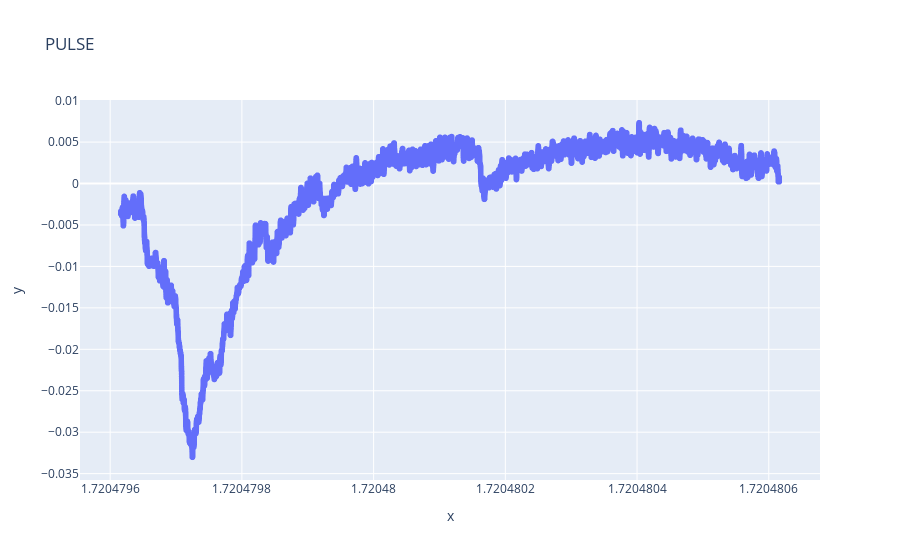
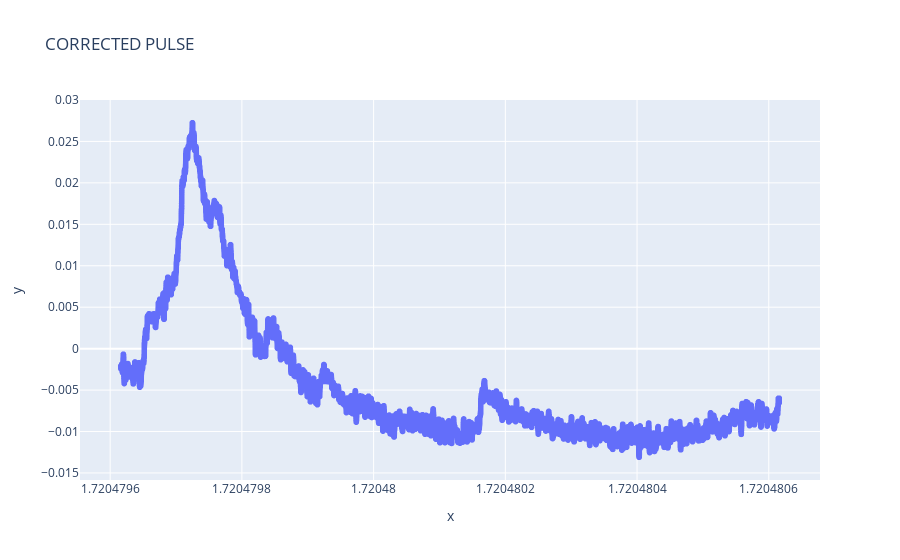

The notebook cell these images were saved under, in order:
### Markdown cell above
## Graficamos pulsos individualmente

Esto se hace con el objetivo de identificar pulsos y empezar a corregir baseline y orientación de pulsos.

### Code cell
#Visualización de pulsos individuales
Pulse = 6246
#graficamos el pulso sin corregir
fig = px.scatter(datos, title = "PULSE", x=datos.iloc[:,2*Pulse], y=datos.iloc[:,2*Pulse+1])
fig.show()
datos_positivos = datos.iloc[:,2*Pulse+1].apply(lambda x : x*-1)
#identificamos el baseline y lo corregimos
mean_baseline = datos_positivos[:1000].mean()
datos_corregidos = datos_positivos.apply(lambda x : x-mean_baseline)
#Integramos con el metodo trapezoid de numpy
integral = np.trapezoid(datos_corregidos,datos.iloc[:,2*Pulse])
#Graficamos el pulso corregido
fig = px.scatter(datos, title = "CORRECTED PULSE", x=datos.iloc[:,2*Pulse], y=datos_corregidos)
fig.show()
integral

### Figure 1 — Plotly figure (JSON) as saved in the notebook; plotly's stock layout.template omitted (floating-point values rounded to 4 significant figures; data arrays with more than 128 entries replaced by an {"elided": "..."} marker saying what was removed)
{"data": [{"hovertemplate": "x=%{x}<br>y=%{y}<extra></extra>", "legendgroup": "", "marker": {"color": "#636efa", "symbol": "circle"}, "mode": "markers", "name": "", "showlegend": false, "type": "scattergl", "x": {"elided": "15998 float values"}, "xaxis": "x", "y": {"elided": "15998 float values"}, "yaxis": "y"}], "layout": {"legend": {"tracegroupgap": 0}, "title": {"text": "PULSE"}, "xaxis": {"anchor": "y", "domain": [0, 1], "title": {"text": "x"}}, "yaxis": {"anchor": "x", "domain": [0, 1], "title": {"text": "y"}}}}

### Figure 2 — Plotly figure (JSON) as saved in the notebook; plotly's stock layout.template omitted (floating-point values rounded to 4 significant figures; data arrays with more than 128 entries replaced by an {"elided": "..."} marker saying what was removed)
{"data": [{"hovertemplate": "x=%{x}<br>y=%{y}<extra></extra>", "legendgroup": "", "marker": {"color": "#636efa", "symbol": "circle"}, "mode": "markers", "name": "", "showlegend": false, "type": "scattergl", "x": {"elided": "15998 float values"}, "xaxis": "x", "y": {"elided": "15998 float values"}, "yaxis": "y"}], "layout": {"legend": {"tracegroupgap": 0}, "title": {"text": "CORRECTED PULSE"}, "xaxis": {"anchor": "y", "domain": [0, 1], "title": {"text": "x"}}, "yaxis": {"anchor": "x", "domain": [0, 1], "title": {"text": "y"}}}}
